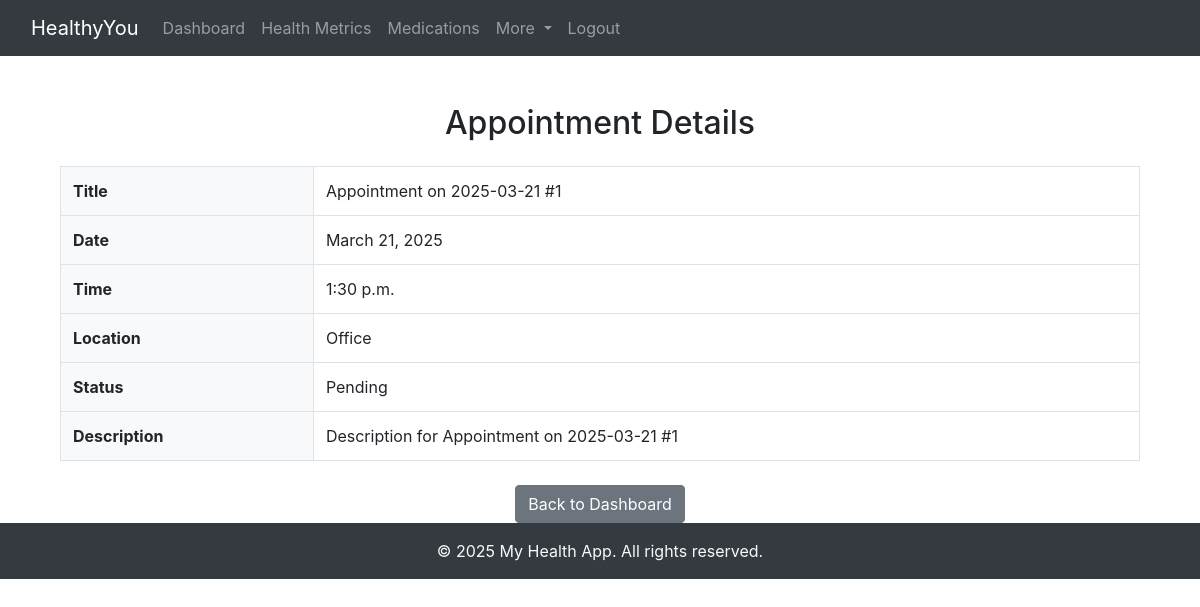
The app's page /appointments/appointment/2/ (signed in) with its own data.
### appointments/models.py (models this page shows, shortened)
class Appointment(models.Model):
    STATUS_CHOICES = [
        ('pending', 'Pending'),
        ('attended', 'Attended'),
        ('missed', 'Missed'),
    ]
    user = models.ForeignKey(
        User,
        on_delete=models.CASCADE,  # Delete appointments if the user is deleted
        related_name='appointments'  # Reverse relation name for easier querying (e.g., user.appointments.all())
    )
    title = models.CharField(
        max_length=200,
        help_text="Title of the appointment (e.g., Doctor Visit, Meeting)"
    )
    description = models.TextField(
        blank=True,
        help_text="Optional: Provide additional details about the appointment"
    )
    appointment_date = models.DateField(
        help_text="Date of the appointment (YYYY-MM-DD)"
    )
    appointment_time = models.TimeField(
        help_text="Time of the appointment (HH:MM:SS)"
    )
    location = models.CharField(
        max_length=255,
        blank=True,
        help_text="Optional: Specify where the appointment will take place"
    )
    status = models.CharField(
        max_length=10,
        choices=STATUS_CHOICES,
        default='pending',
        help_text="Current status of the appointment"
    )
    created_at = models.DateTimeField(
        auto_now_add=True,  # Automatically set the field to the current timestamp when the object is created
        help_text="Timestamp when the appointment was created"
    )

### appointments/views.py (the view)
# urls.py: path('appointment/<int:pk>/', views.appointment_detail, name='appointment_detail'),
@login_required
def appointment_detail(request, pk):
    appointment = get_object_or_404(Appointment, pk=pk)
    return render(request, 'appointments/appointment_detail.html', {'appointment': appointment})

### appointments/templates/appointments/appointment_detail.html (shortened to what this page needs)
{% extends "base.html" %}
{% block content %}
<div class="container mt-5">
    <h2 class="text-center mb-4">Appointment Details</h2>
    <table class="table table-bordered">
        <tbody>
            <tr>
                <th class="bg-light">Title</th>
                <td>{{ appointment.title }}</td>
            </tr>
            <tr>
                <th class="bg-light">Date</th>
                <td>{{ appointment.appointment_date }}</td>
            </tr>
            <tr>
                <th class="bg-light">Time</th>
                <td>{{ appointment.appointment_time }}</td>
            </tr>
            <tr>
                <th class="bg-light">Location</th>
                <td>{{ appointment.location }}</td>
            </tr>
            <tr>
                <th class="bg-light">Status</th>
                <td>{{ appointment.get_status_display }}</td>
            </tr>
            <tr>
                <th class="bg-light">Description</th>
                <td>{{ appointment.description }}</td>
            </tr>
        </tbody>
    </table>
    <div class="text-center mt-4">
        <a href="{% url 'appointment_dashboard' %}" class="btn btn-secondary">Back to Dashboard</a>
    </div>
</div>
{% endblock %}

### records on screen
Appointment: title "Appointment on 2025-03-21 #1", appointment_date "March 21, 2025", appointment_time "1:30 p.m.", location "Office", status "Pending", description "Description for Appointment on 2025-03-21 #1"
